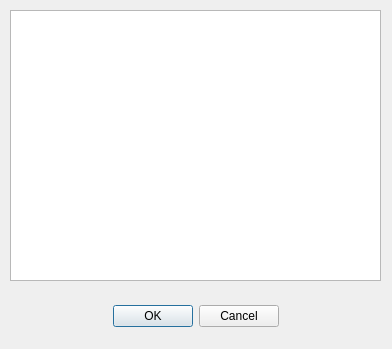
<?xml version="1.0" encoding="UTF-8"?>
<ui version="4.0">
 <class>Dialog</class>
 <widget class="QDialog" name="Dialog">
  <property name="geometry">
   <rect>
    <x>0</x>
    <y>0</y>
    <width>392</width>
    <height>349</height>
   </rect>
  </property>
  <property name="windowTitle">
   <string>Dialog</string>
  </property>
  <widget class="QDialogButtonBox" name="buttonBox">
   <property name="geometry">
    <rect>
     <x>10</x>
     <y>300</y>
     <width>371</width>
     <height>32</height>
    </rect>
   </property>
   <property name="orientation">
    <enum>Qt::Horizontal</enum>
   </property>
   <property name="standardButtons">
    <set>QDialogButtonBox::Cancel|QDialogButtonBox::Ok</set>
   </property>
   <property name="centerButtons">
    <bool>true</bool>
   </property>
  </widget>
  <widget class="QTextBrowser" name="textSelectedTask">
   <property name="geometry">
    <rect>
     <x>10</x>
     <y>10</y>
     <width>371</width>
     <height>271</height>
    </rect>
   </property>
  </widget>
 </widget>
 <resources/>
 <connections>
  <connection>
   <sender>buttonBox</sender>
   <signal>accepted()</signal>
   <receiver>Dialog</receiver>
   <slot>accept()</slot>
   <hints>
    <hint type="sourcelabel">
     <x>248</x>
     <y>254</y>
    </hint>
    <hint type="destinationlabel">
     <x>157</x>
     <y>274</y>
    </hint>
   </hints>
  </connection>
  <connection>
   <sender>buttonBox</sender>
   <signal>rejected()</signal>
   <receiver>Dialog</receiver>
   <slot>reject()</slot>
   <hints>
    <hint type="sourcelabel">
     <x>316</x>
     <y>260</y>
    </hint>
    <hint type="destinationlabel">
     <x>286</x>
     <y>274</y>
    </hint>
   </hints>
  </connection>
 </connections>
</ui>
